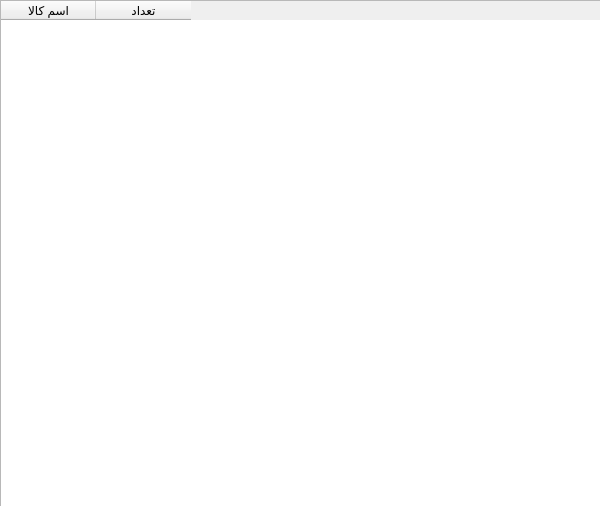
<?xml version="1.0" encoding="UTF-8"?>
<ui version="4.0">
 <class>Form</class>
 <widget class="QWidget" name="Form">
  <property name="geometry">
   <rect>
    <x>0</x>
    <y>0</y>
    <width>600</width>
    <height>506</height>
   </rect>
  </property>
  <property name="windowTitle">
   <string>گزارش بر اساس وضعیت کالا</string>
  </property>
  <widget class="QTableWidget" name="tableWidget">
   <property name="geometry">
    <rect>
     <x>0</x>
     <y>0</y>
     <width>601</width>
     <height>511</height>
    </rect>
   </property>
   <property name="alternatingRowColors">
    <bool>false</bool>
   </property>
   <property name="wordWrap">
    <bool>true</bool>
   </property>
   <attribute name="horizontalHeaderVisible">
    <bool>true</bool>
   </attribute>
   <attribute name="horizontalHeaderCascadingSectionResizes">
    <bool>false</bool>
   </attribute>
   <attribute name="horizontalHeaderDefaultSectionSize">
    <number>95</number>
   </attribute>
   <attribute name="horizontalHeaderHighlightSections">
    <bool>true</bool>
   </attribute>
   <attribute name="horizontalHeaderShowSortIndicator" stdset="0">
    <bool>false</bool>
   </attribute>
   <attribute name="verticalHeaderCascadingSectionResizes">
    <bool>false</bool>
   </attribute>
   <attribute name="verticalHeaderHighlightSections">
    <bool>true</bool>
   </attribute>
   <column>
    <property name="text">
     <string>اسم کالا</string>
    </property>
   </column>
   <column>
    <property name="text">
     <string>تعداد</string>
    </property>
   </column>
  </widget>
 </widget>
 <resources/>
 <connections/>
</ui>
